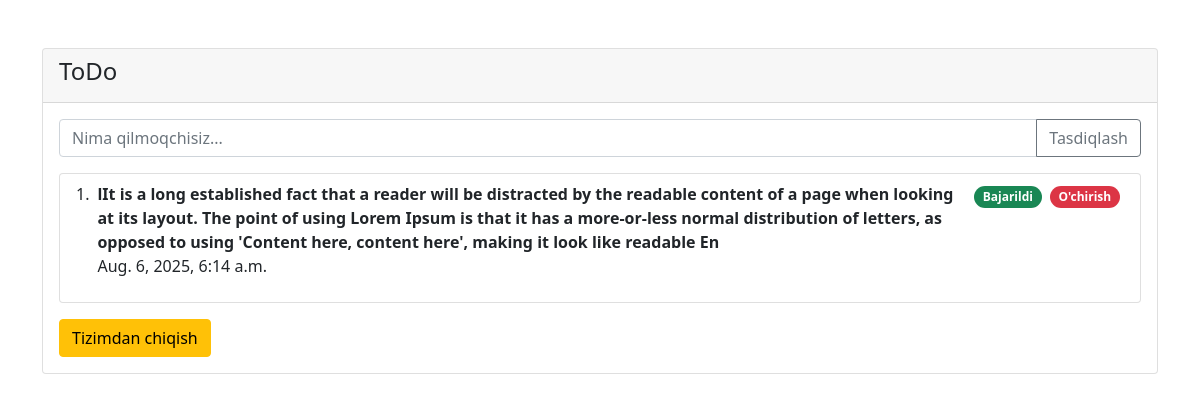
Before: / (signed in) with the older database file.
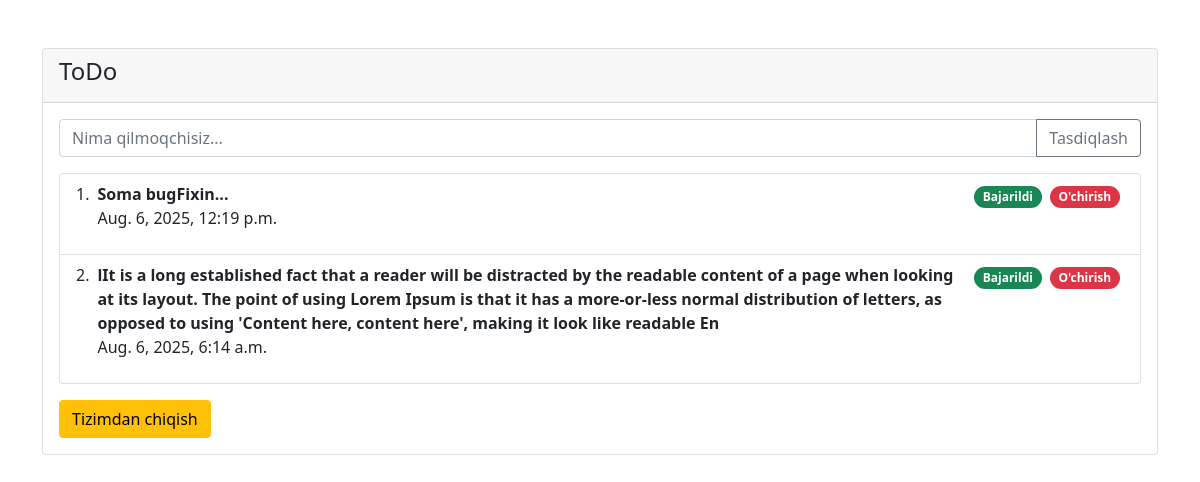
After: the same page with the newer database file.
### main/models.py (models this page shows, shortened)
class Todo(models.Model):
    user = models.ForeignKey(User, on_delete=models.CASCADE)
    body = models.CharField(max_length=300)
    datetime = models.DateTimeField(auto_now_add=True)
    done = models.BooleanField(default=False)

### main/views.py (the view, shortened to what this page needs)
# urls.py: path('', IndexView.as_view(), name='index'),
class IndexView(LoginRequiredMixin, View):
    def get(self, request):
        todos = Todo.objects.filter(user=request.user).order_by('-datetime')
        return render(request, 'index.html', {'todos': todos})

### templates/index.html (shortened to what this page needs)
{% load crispy_forms_tags %}
<!doctype html>
<html lang="en">
  <head>
    <link href="https://cdn.jsdelivr.net/npm/bootstrap@5.0.2/dist/css/bootstrap.min.css" rel="stylesheet">
  </head>
  <body>
    <div class="container">
        <div class="card mt-5">
            <div class="card-header">
                <h4>ToDo</h4>
            </div>
            <div class="card-body">
                <form method="post">
                    <div class="input-group mb-3">
                        <input required name="body" type="text" class="form-control" placeholder="Nima qilmoqchisiz..." aria-label="Nima qilmoqchisiz..." aria-describedby="button-addon2">
                        <button class="btn btn-outline-secondary" type="submit" id="button-addon2">Tasdiqlash</button>
                    </div>
                </form>
               <ol class="list-group list-group-numbered">
                    {% for todo in todos  %}
                        {% if todo.done %}
                            <li class="tex-muted list-group-item list-group-item-dark d-flex justify-content-between align-items-start">
                                <div class="ms-2 me-auto">
                                    <div class="fw-bold"><del>{{todo.body}}</del></div>
                                    <p>{{todo.datetime}}</p>
                                </div>
                                <form action="{% url 'action' todo.id 'delete' %}" method="post">{% csrf_token %}<button class=" btn badge bg-danger rounded-pill m-1">O'chirish</button></form>
                            </li>
                        {% else %}
                            <li class="list-group-item d-flex justify-content-between align-items-start">
                                <div class="ms-2 me-auto">
                                    <div class="fw-bold">{{todo.body}}</div>
                                    <p>{{todo.datetime}}</p>
                                </div>
                                <form action="{% url 'action' todo.id 'done' %}" method="post">{% csrf_token %}<button class=" btn badge bg-success rounded-pill m-1">Bajarildi</button></form>
                                <form action="{% url 'action' todo.id 'delete' %}" method="post">{% csrf_token %}<button class=" btn badge bg-danger rounded-pill m-1">O'chirish</button></form>
                            </li>
                        {% endif %}
                    {% endfor %}
                </ol>
                <form method="post action="{% url 'logout' %}">
                <a href="{% url "logout" %}" class="btn btn-warning mt-3">Tizimdan chiqish</a>
                </form>
            </div>
        </div>
    </div>
  </body>
</html>

Changed rows visible on the page:
added Todo: body "Soma bugFixin...", datetime "Aug. 6, 2025, 12:19 p.m."
